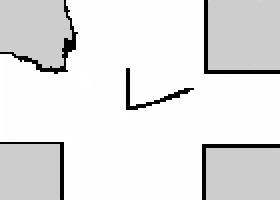
#> input picture test/right-angle-detect.pgm, 140 x 100 px (shown 2 times larger)
$ python picture_zhijiao.py
#> lines starting #> are read from the running program, lines starting #| are printed output that depends on the picture; after the words box and inside, x2 and y2 are one past the last pixel; in counts of white or black regions, pixels touching at a corner belong together
from copy import deepcopy

import cv2
import numpy as np

import math


# 判断欧式距离
def euclidean_distance(x1, y1, x2, y2):
    distance = math.sqrt((x2 - x1) ** 2 + (y2 - y1) ** 2)
    return distance


def line_detect(image):
    # 将图片转换为HSV
    hsv = cv2.cvtColor(image, cv2.COLOR_BGR2HSV)
    # 设置阈值
    lowera = np.array([0, 0, 221])
    uppera = np.array([180, 30, 255])
    mask1 = cv2.inRange(hsv, lowera, uppera)
    kernel = np.ones((3, 3), np.uint8)

    # 对得到的图像进行形态学操作（闭运算和开运算）
    mask = cv2.morphologyEx(mask1, cv2.MORPH_CLOSE, kernel)  # 闭运算：表示先进行膨胀操作，再进行腐蚀操作
    # mask = cv2.morphologyEx(mask, cv2.MORPH_OPEN, kernel)  # 开运算：表示的是先进行腐蚀，再进行膨胀操作

    # 绘制轮廓
    edges = cv2.Canny(mask, 50, 150, apertureSize=3)
    # 显示图片
    cv2.imshow("edges", edges)
    # 检测白线    这里是设置检测直线的条件，可以去读一读HoughLinesP()函数，然后根据自己的要求设置检测条件
    lines = cv2.HoughLinesP(edges, 1, np.pi / 180, 12, minLineLength=25, maxLineGap=2)
    print("lines=", lines)
    print("========================================================")
    i = 1
    # 对通过霍夫变换得到的数据进行遍历
    for line in lines:
        # newlines1 = lines[:, 0, :]
        print("line[" + str(i - 1) + "]=", line)
        x1, y1, x2, y2 = line[0]  # 两点确定一条直线，这里就是通过遍历得到的两个点的数据 （x1,y1）(x2,y2)
        print(line[0])
        cv2.line(image, (x1, y1), (x2, y2), (0, 0, 255), 1)  # 在原图上画线
        # 转换为浮点数，计算斜率
        x1 = float(x1)
        x2 = float(x2)
        y1 = float(y1)
        y2 = float(y2)
        if x2 - x1 == 0:
            print("直线是竖直的")
            result = 90
        elif y2 - y1 == 0:
            print("直线是水平的")
            result = 0
        else:
            # 计算斜率
            k = -(y2 - y1) / (x2 - x1)
            # 求反正切，再将得到的弧度转换为度
            result = np.arctan(k) * 57.29577
            print("直线倾斜角度为：%s 度" % str(result))
        i = i + 1
    #     显示最后的成果图
    cv2.imshow("line_detect", image)
    return lines


def group_lines(lines, image):
    groups = []  # 存储直线组的列表
    compared = set()  # 存储已经比较过的直线的集合

    for i in range(len(lines)):
        if i in compared:
            continue

       # 创建一个包含直线1的新组
        for j in range(i + 1, len(lines)):
            if j in compared:
                continue
            line1 = lines[i]
            x1, y1, x2, y2 = line1[0]  # 获取直线1的起点和终点坐标
            group = [line1]

            line2 = lines[j]
            x3, y3, x4, y4 = line2[0]  # 获取直线2的起点和终点坐标

            # 计算直线1和直线2的起点或终点之间的欧氏距离
            # distance = math.sqrt((x4 - x1)**2 + (y4 - y1)**2)

            # 判断距离是否小于2，若是则将直线2加入当前组
            # if distance < 2:
            if (euclidean_distance(x1, y1, x3, y3) <= 10 or euclidean_distance(x1, y1, x4, y4) <= 10 or
                    euclidean_distance(x2, y2, x3, y3) <= 10 or euclidean_distance(x2, y2, x4, y4) <= 10):
                group.append(line2)
                compared.add(j)
            if (len(group) == 2):
                groups.append(group)
        # 输出每个直线组的直线列表
    print("总共有：")
    print(len(groups))
    for i, group in enumerate(groups):
        print(f"Group {i + 1} lines:")
        list = []
        for line in group:
            print(line[0])
            list.append(line[0])
        print()
        calculate_angle(list[0], list[1], image)
    return groups


def calculate_angle(line1, line2, image):
    x1, y1, x2, y2 = line1  # 直线1的起点和终点坐标
    x3, y3, x4, y4 = line2  # 直线2的起点和终点坐标
    print("x1=%s,x2=%s,y1=%s,y2=%s" % (x1, x2, y1, y2))
    # 计算直线1的向量表示
    v1 = (x2 - x1, y2 - y1)
    # 计算直线2的向量表示
    v2 = (x4 - x3, y4 - y3)

    # 计算直线1和直线2的夹角（弧度）
    dot_product = v1[0] * v2[0] + v1[1] * v2[1]
    norm_v1 = math.sqrt(v1[0] ** 2 + v1[1] ** 2)
    norm_v2 = math.sqrt(v2[0] ** 2 + v2[1] ** 2)
    # 检查参数的有效性
    if norm_v1 == 0 or norm_v2 == 0:
        raise ValueError("One or both vectors have zero length.")

    if dot_product / (norm_v1 * norm_v2) > 1 or dot_product / (norm_v1 * norm_v2) < -1:
        raise ValueError("Invalid value for the acos function.")
    angle_rad = math.acos(dot_product / (norm_v1 * norm_v2))
    # 将弧度转换为角度
    angle_deg = math.degrees(angle_rad)
    print(angle_deg)
    if (angle_deg == 90.0):
        cv2.line(image, (x1, y1), (x2, y2), (0, 255, 0), 2)
        cv2.line(image, (x3, y3), (x4, y4), (0, 255, 0), 2)
    else:
        print("33333")
        #     显示最后的成果图
    cv2.imshow("RTangle_detect", image)
    return angle_deg


if __name__ == '__main__':
    # 读入图片
    src = cv2.imread("right-angle-detect.pgm")
#> src is the input picture: shape (100, 140, 3); min 0, max 255, mean 228.3
    # 设置窗口大小
    cv2.namedWindow("input image", cv2.WINDOW_AUTOSIZE)
    # 显示原始图片
    cv2.imshow("input image", src)
    # 调用函数
    lines = line_detect(src)
#> in line_detect, `hsv = cv2.cvtColor(image, cv2.COLOR_BGR2HSV)`: hsv: shape (100, 140, 3); mean H, S, V 0, 0, 228.3
#> in line_detect, `mask1 = cv2.inRange(hsv, lowera, uppera)`:
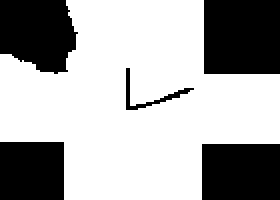
#> mask1: shape (100, 140) (shown 2 times larger); 66.5% white; 5 black regions, box (x1, y1, x2, y2) and area: (102, 0, 140, 37) 1406, (0, 0, 39, 37) 1152, (101, 72, 140, 100) 1092, (0, 71, 32, 100) 928, (63, 34, 97, 55) 113
#> in line_detect, `mask = cv2.morphologyEx(mask1, cv2.MORPH_CLOSE, kernel)`:
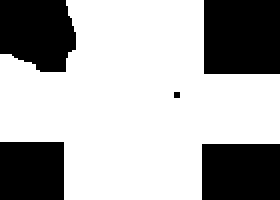
#> mask: shape (100, 140) (shown 2 times larger); 67.3% white; 5 black regions (1 under 20 px), largest, box (x1, y1, x2, y2) and area: (102, 0, 140, 37) 1406, (0, 0, 38, 36) 1146, (101, 72, 140, 100) 1092, (0, 71, 32, 100) 928
#> in line_detect, `edges = cv2.Canny(mask, 50, 150, apertureSize=3)`:
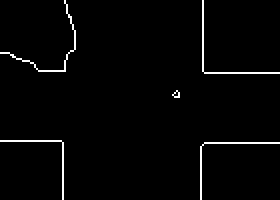
#> edges: shape (100, 140) (shown 2 times larger); 2% white in thin lines or dots
#> in line_detect, `lines = cv2.HoughLinesP(edges, 1, np.pi / 180, 12, minLineLength=25, m..`: lines = [[101, 35, 101, 0], [102, 36, 137, 36], [100, 99, 100, 73], [102, 71, 139, 71], [31, 99, 31, 71], [0, 70, 30, 70]]
#| lines= [[[101  35 101   0]]
#|  [[102  36 137  36]]
#|  [[100  99 100  73]]
#|  [[102  71 139  71]]
#|  [[ 31  99  31  71]]
#|  [[  0  70  30  70]]]
#> the loop in line_detect, `for line in lines:` made 6 passes
#> (x1, y1, x2, y2, result) on passes 1 to 6: (101, 35, 101, 0, 90), (102, 36, 137, 36, 0), (100, 99, 100, 73, 90), (102, 71, 139, 71, 0), (31, 99, 31, 71, 90), (0, 70, 30, 70, 0)
#> (printed output is left out)
#> after the loop in line_detect, `for line in lines:`:
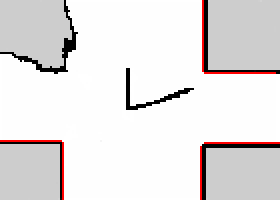
#> image: shape (100, 140, 3) (shown 2 times larger); 1.41% of pixels changed, all inside (x1, y1, x2, y2) = (0, 0, 140, 100)
#> after the loop in line_detect, `for line in lines:`: i = 7

    group_lines(lines, src)
#> the loop in group_lines, `for i in range(len(lines)):` made 6 passes
#> after the loop in group_lines, `for i in range(len(lines)):`: compared = 3 items; groups = [[[[101, 35, 101, 0]], [[102, 36, 137, 36]]], [[[100, 99, 100, 73]], [[102, 71, 139, 71]]], [[[31, 99, 31, 71]], [[0, 70, 30, 70]]]]
#| 3
#> the loop in group_lines, `for i, group in enumerate(groups):` made 3 passes
#> (x1 in calculate_angle, y1 in calculate_angle, x2 in calculate_angle, y2 in calculate_angle, x3 in calculate_angle, y3 in calculate_angle, x4 in calculate_angle, y4 in calculate_angle) on passes 1 to 3: (101, 35, 101, 0, 102, 36, 137, 36), (100, 99, 100, 73, 102, 71, 139, 71), (31, 99, 31, 71, 0, 70, 30, 70)
#> (printed output is left out)
#> pass 1, in calculate_angle, `cv2.imshow("RTangle_detect", image)`:
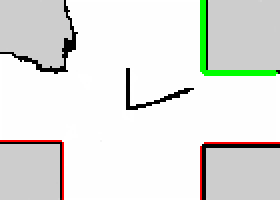
#> window 'RTangle_detect': shape (100, 140, 3) (shown 2 times larger); mean B, G, R 224.6, 228.5, 226.9
#> pass 2, in calculate_angle (call 2), `cv2.imshow("RTangle_detect", image)`:
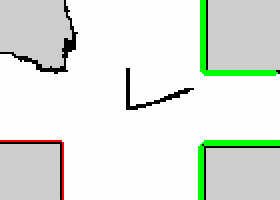
#> window 'RTangle_detect': shape (100, 140, 3) (shown 2 times larger); mean B, G, R 223.4, 230.9, 224.5
    cv2.waitKey(0)

$ run again, with test/part01-3.pgm copied over test/right-angle-detect.pgm
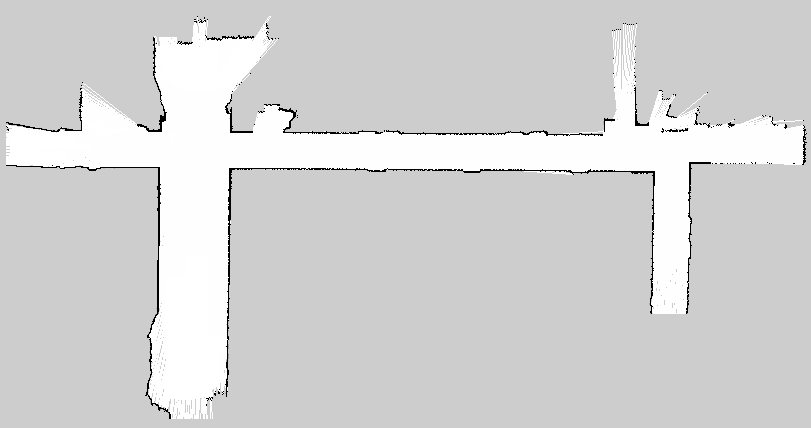
#> input picture test/part01-3.pgm, 811 x 428 px
#> src is the input picture: shape (428, 811, 3); min 0, max 255, mean 211.8
#> hsv: shape (428, 811, 3); mean H, S, V 0, 0, 211.8
#> in line_detect, `mask1 = cv2.inRange(hsv, lowera, uppera)`:
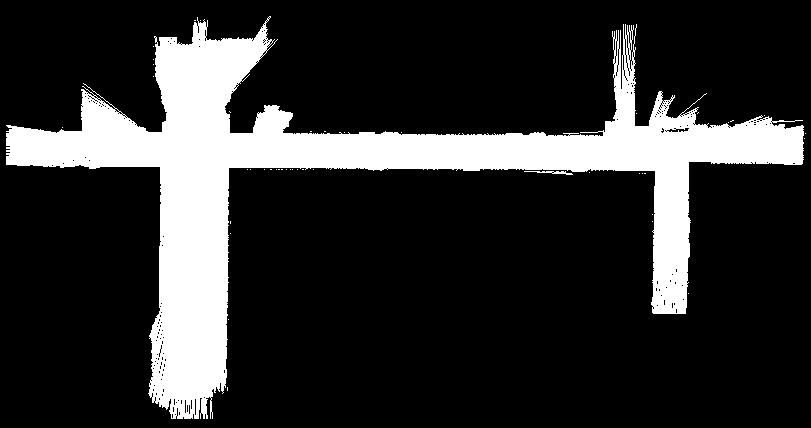
#> mask1: shape (428, 811); 18.6% white; 45 white regions (43 under 20 px), largest, box (x1, y1, x2, y2) and area: (6, 16, 804, 419) 64476, (524, 171, 573, 175) 88
#> mask: shape (428, 811); 19.2% white; 2 white regions (1 under 20 px), largest, box (x1, y1, x2, y2) and area: (6, 16, 806, 419) 66485
#> edges: shape (428, 811); 0.99% white in thin lines or dots
#> in line_detect, `lines = cv2.HoughLinesP(edges, 1, np.pi / 180, 12, minLineLength=25, m..`: lines = 19 rows, first 6: [389, 168, 421, 168], [158, 306, 158, 258], [402, 133, 436, 133], [117, 166, 158, 166], [159, 246, 159, 196], [228, 197, 228, 169]
#> (printed output is left out)
#> the loop in line_detect, `for line in lines:` made 19 passes
#> (x1, y1, x2, y2, k, result) on passes 8, 14: (250, 69, 277, 40, 1.07, 47.05), (87, 86, 126, 115, -0.744, -36.63)
#> (printed output is left out)
#> after the loop in line_detect, `for line in lines:`:
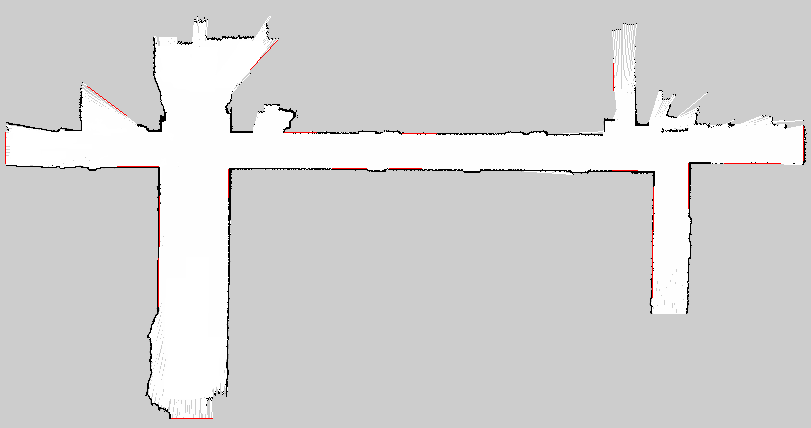
#> image: shape (428, 811, 3); 0.22% of pixels changed, all inside (x1, y1, x2, y2) = (5, 40, 804, 419)
#> after the loop in line_detect, `for line in lines:`: i = 20
#> the loop in group_lines, `for i in range(len(lines)):` made 19 passes
#| 1
#> the loop in group_lines, `for i, group in enumerate(groups):` made 1 pass
#> group on pass 1: [[[653, 230, 653, 187]], [[652, 297, 652, 230]]]
#> (printed output is left out)
